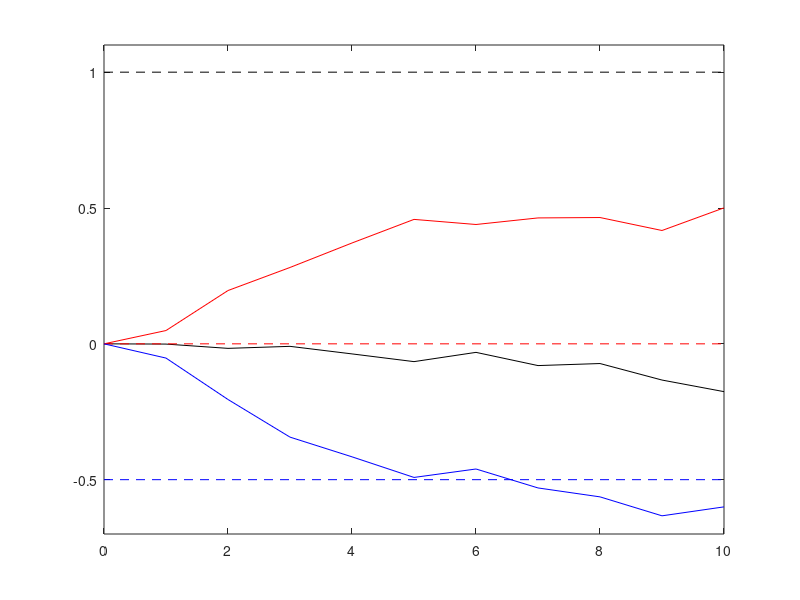
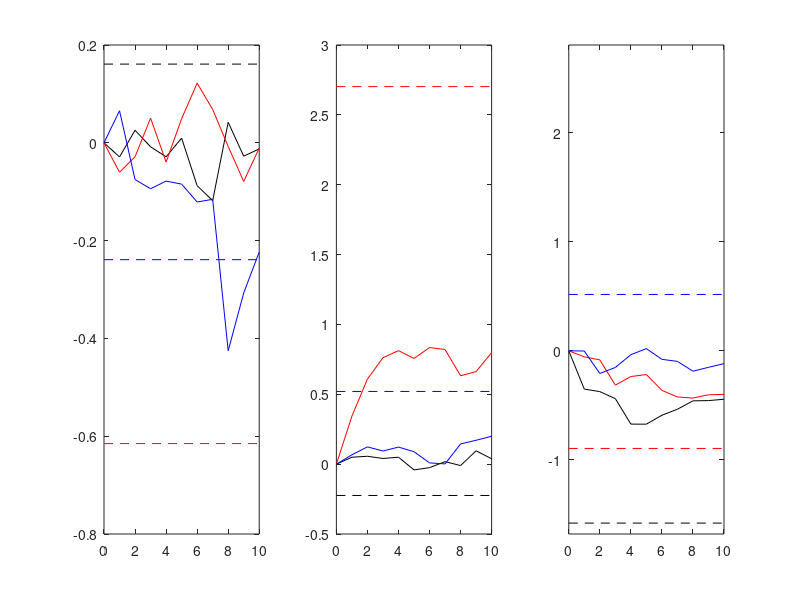
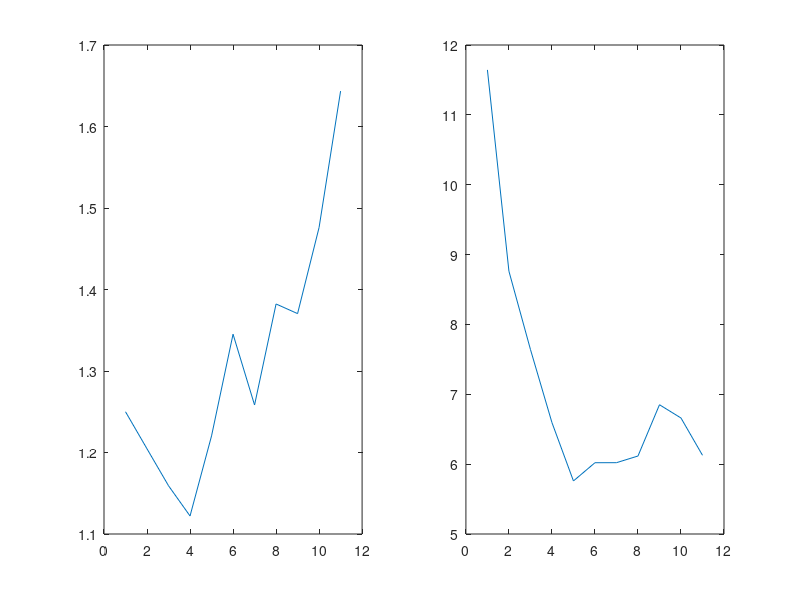
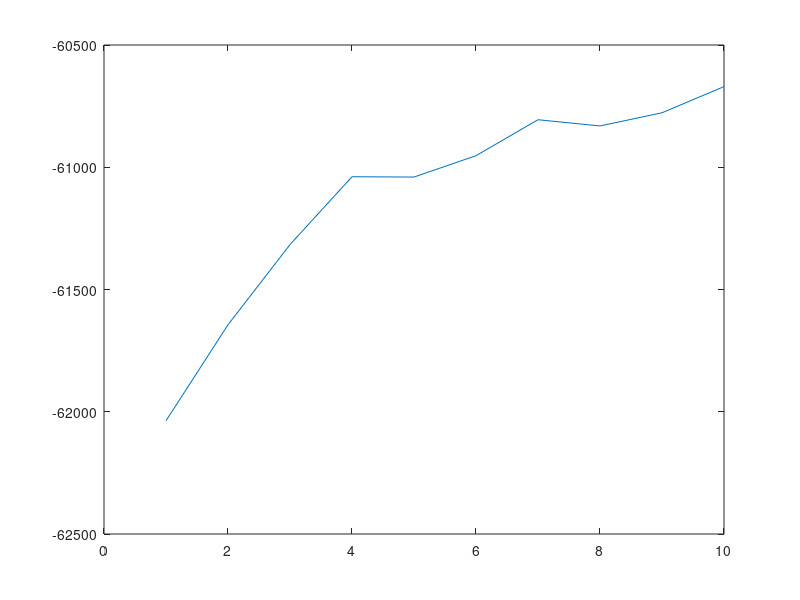

Source code (MATLAB) for these figures, in order:
function visualize_model

load('model','theta_f_ests','theta_g_ests','lls','theta_f','theta_g','theta_g_mask');

Dx = length(theta_f);
Dz = size(theta_g,1);
nEpoch = size(theta_f_ests,2)-1;
close all;
figure(1);
cols = {'k' 'r' 'b' 'g' 'c' 'm'};
for i = 1:Dx
    plot(0:nEpoch,theta_f_ests(i,:),[cols{i} '-']); hold on;
    plot([0 nEpoch],[theta_f(i) theta_f(i)],[cols{i} '--']); hold on;
end
ylim([min(theta_f)-0.2, max(theta_f)+0.1]);

figure(2)
for ii = 1:Dx
    subplot(1,Dx,ii)
    idxs = find(theta_g_mask(:,ii)==1);
    for i = 1:length(idxs)
        vec = theta_g_ests(idxs(i),ii,:);
        plot(0:nEpoch,squeeze(vec),[cols{i} '-']); hold on;
        plot([0 nEpoch],[theta_g(idxs(i),ii) theta_g(idxs(i),ii)],[cols{i} '--']); hold on;
    end
end
ylim([min(theta_g(:))-0.1, max(theta_g(:))+0.1]);

figure(100);
subplot(1,2,1)
plot(sum((theta_f_ests-theta_f).^2));
subplot(1,2,2)
mat1 = [];
mat2 = [];
for i = 1:size(theta_g_ests,3)
    m1 = theta_g_ests(:,:,i);
    m2 = theta_g(:,:);
    mat1 = [mat1 m1(:)];
    mat2 = [mat2 m2(:)];
end
plot(sum((mat1-mat2).^2));

figure(200);
plot(lls);
